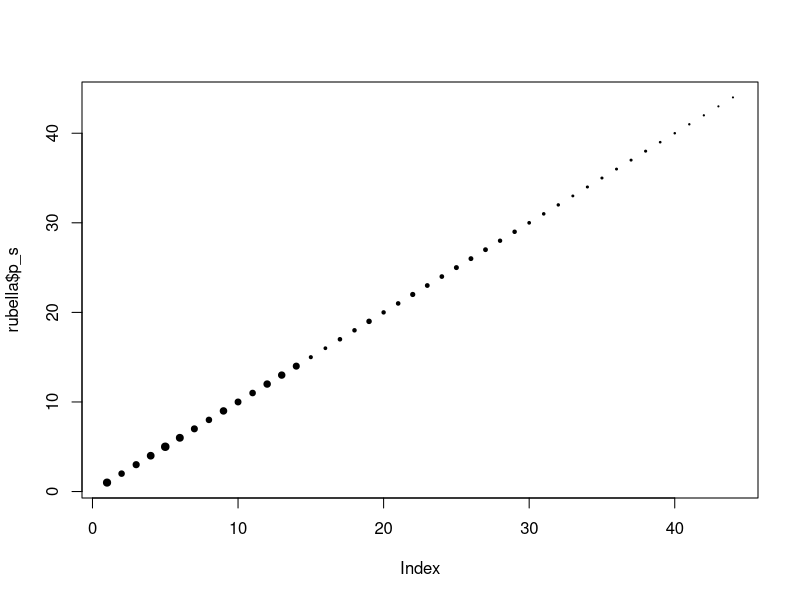
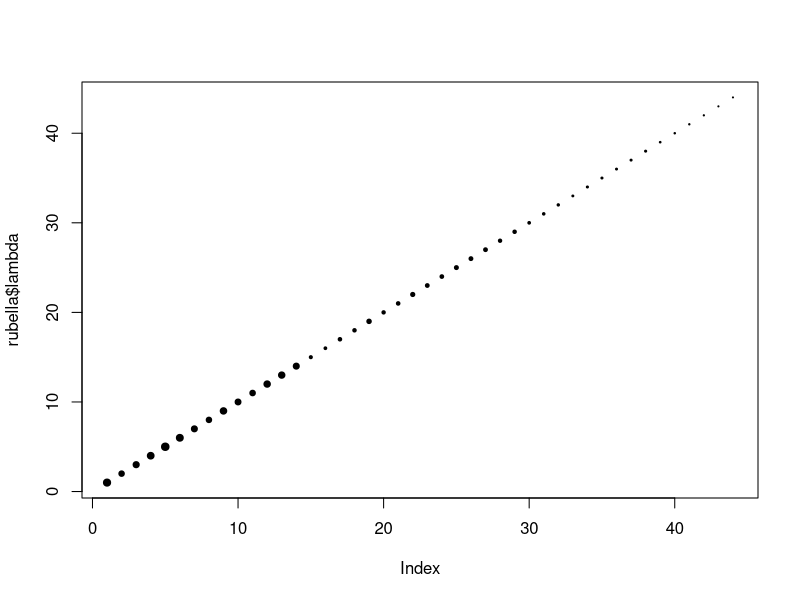
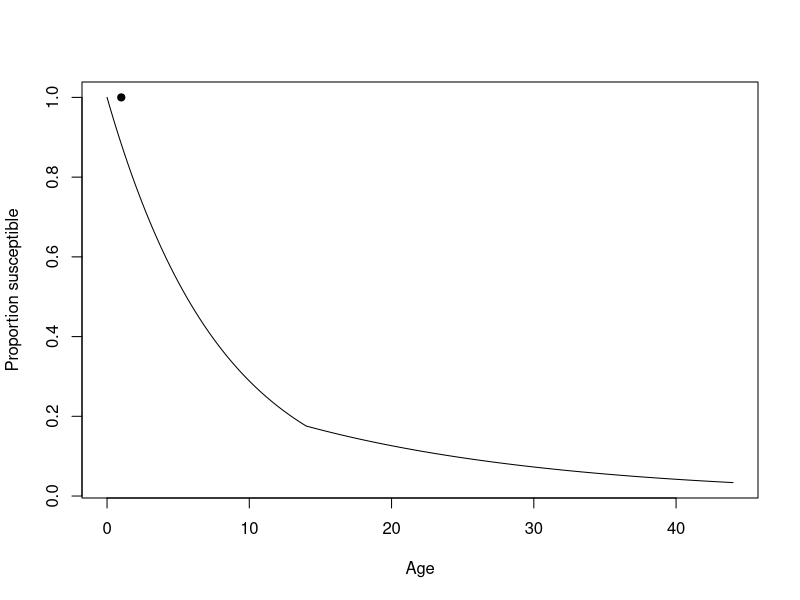
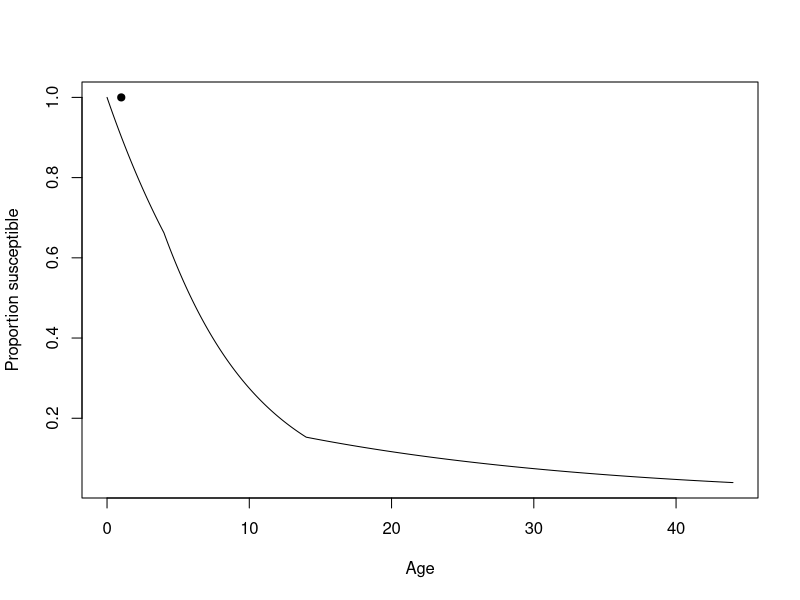
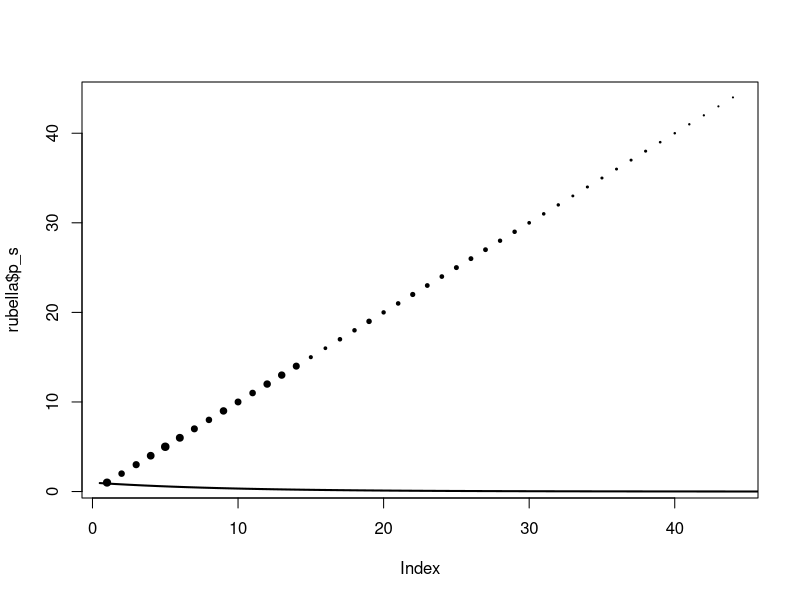

These charts were generated, in order, by the following R code: (Note: this script raises an error after producing the figures.)
## ---- chunk 1
if(!dir.exists("docs/Materials/Statistics/data")) dir.create("docs/Materials/Statistics/data", recursive = TRUE)
file.copy("Materials/Statistics/StatsLectureNotes.pdf", "docs/Materials/Statistics/StatsLectureNotes.pdf", overwrite = TRUE)
file.copy("Materials/Statistics/data/Rubella-UK.csv", "docs/Materials/Statistics/data/Rubella-UK.csv", overwrite = TRUE)
file.copy("Materials/Statistics/data/POLYMOD.csv", "docs/Materials/Statistics/data/POLYMOD.csv", overwrite = TRUE)
## ---- chunk 2
rubella <- read.csv("./Materials/Statistics/data/Rubella-UK.csv", header = TRUE) 
head(rubella)
## ---- chunk 3
## size is a vector to scale the size of points according to the 
## sample size within that age group 
size <- (rubella$Pos + rubella$Neg) / max(rubella$Pos + rubella$Neg) 

## now produce plots
plot(rubella$Age, rubella$p_s, pch = 19, cex = size^0.75)
## ---- chunk 4
plot(rubella$Age, rubella$lambda, pch = 19, cex = size^0.75)
## ---- chunk 5
## Calculate proportion of population that remains susceptible
## by age a for population with force of infection (foi)
##
## Arguments:
## a: vector of ages to calculate susceptible proportion
## lambda: vector of length equal to the maximum assumed age in the population
## with a specified force of infection for each annual cohort.  
piecewise_s <- function(a, lambda) {
    
    ## extract information on age-classes 
    max_age <- length(lambda)
    breaks <- 0:max_age
    widths <- rep(1, max_age)
    
    ## set up output vector
    s <- numeric(length(a))
    
    ## loop over age-classes
    for(i in 1:length(a)) {
    	if(a[i] == 0) {
    	    s[i] <- 1
    	} else {
    		## which age class does current value of a lie within
    		age_class <- max(which(a[i] > breaks))
    		sg <- 1
    		if(age_class > 1) {
    			## iterate over previous age groups calculate susceptibles
    			## at beginning of age group
    			for(j in 1:(age_class - 1)) {
    	  			sg <- sg * exp(-lambda[j] * widths[j])
    			}
    		}
    		## calculate susceptible proportion at age a within final
    		## age group
    		s[i] <- sg * exp(-lambda[age_class] * (a[i] - breaks[age_class]))
    	}
    }
    ## return vector of probabilities
    return(s)
}
## ---- chunk 6
## Calculate (Binomial) likelihood of observing given number of 
## positive/negative samples (provided in table sero_data) for each 
## age group and specified by a piecewise continuous force of 
## infection model defined by foi_key
## 
## Arguments:
## x: vector of unique force-of-infection values
## foi_key: pattern vector of length equal to the maximum assumed age
## in population (or data set) that specifies which unique value of x
## corresponds to each annual cohort in population.
## sero_data: data frame with columns
##     sero_data$Pos: positive samples
##     sero_data$Neg: negative samples

FOI_loglik <- function(x, foi_key, sero_data) {
    
    ## set up age classes
    breaks <- 0:length(foi_key)
    
    if(any(x <= 0)) {
        ## if any proposed lambdas are negative, then
        ## return zero likelihood (so log-likelihood = -Inf)
        return(-Inf)
    } else {
        ## extract relevant FOI for each age-cohort
        lambda <- x[foi_key]
        
        ## calculate log-likelihood
        loglik <- 0
        for(i in 1:nrow(sero_data)) {
            ## which age class does observation lie in 
            age_class <- max(which(sero_data$Age[i] > breaks))
            
            ## calculate proportion of susceptibles at given age class
            sg <- piecewise_s(breaks[age_class], lambda)
            
            ## log-likelihood contribution
            loglik <- loglik + dbinom(
                sero_data$Pos[i],
                sero_data$Pos[i] + sero_data$Neg[i],
                prob = 1 - sg * exp(-lambda[i] * (sero_data$Age[i] - breaks[age_class])), 
                log = TRUE
            )
        }
        ## return log-likelihood
        return(loglik)
    }
}
## ---- chunk 7
two_groups <- (1:max(rubella$Age) >= 15) + 1
two_groups
## ---- chunk 8
## calculate MLE
twogroup_mle <- optim(
    c(0.07, 0.07),                ## set initial values for lambda1 and lambda2
    FOI_loglik,                   ## log-likelihood function
    foi_key = two_groups,         ## foi_key 
    sero_data = rubella,          ## data
    control = list(fnscale = -1)  ## maximise (rather than minimise) function
)
twogroup_mle
## ---- chunk 9
ages <- seq(0, 44, by = 0.1) 
plot(
    ages, 
    piecewise_s(ages, twogroup_mle$par[two_groups]), 
    type = 'l',
    xlab = "Age",
    ylab = "Proportion susceptible"
)
points(rubella$Age, rubella$p_s, pch = 19, cex = size^0.75)
## ---- chunk 10
## set up FOI mappings
three_groups <- rep(NA, max(rubella$Age))
three_groups[1:max(rubella$Age) < 5] <- 1
three_groups[1:max(rubella$Age) >= 5 & 1:max(rubella$Age) < 15] <- 2
three_groups[1:max(rubella$Age) >= 15] <- 3

## fit model
threegroup_mle <- optim(
    c(0.07, 0.07, 0.07),
    FOI_loglik,
    foi_key = three_groups,
    sero_data = rubella,
    control = list(fnscale = -1)
)
threegroup_mle

## plot model fits
plot(
    ages, 
    piecewise_s(ages, threegroup_mle$par[three_groups]),
    type = 'l',
    xlab = "Age",
    ylab = "Proportion susceptible"
)
points(rubella$Age, rubella$p_s, pch = 19, cex = size^0.75)
## ---- chunk 11
## load library
library(MCMCpack) 

## fit model
twogroup_post <- MCMCmetrop1R(
    FOI_loglik,                     ## log-likelihood 
    theta.init = twogroup_mle$par,  ## initial values
    mcmc = 10000,                   ## number of iterations
    burnin = 500,                   ## burn-in
    tune = 1,                       ## proposal parameter
    verbose = 500,                  ## print progress every 500 it
    logfun = TRUE,                  ## return log-density
    foi_key = two_groups,           ## foi key
    sero_data = rubella             ## data
)
## ---- chunk 12
Psi <- function(lambda, age_widths, u, TI) {
    
    ## set up auxiliary vectors
    psi <- numeric(length(lambda))
    Psi <- numeric(length(lambda))
    
    ## calculate elements of psi-vector
    psi <- lambda * age_widths
    psi <- cumsum(psi)
    Psi[1] <- 1 - exp(-psi[1])
    for(a in 2:length(lambda)) {
        Psi[a] <- exp(-psi[a - 1]) - exp(-psi[a])
    }
    
    ## return psi-vector
    return((u / (1 / TI)) * Psi)
}
## ---- chunk 13
## function that returns a homogeneous mixing next 
## generation matrix with all elements equal to x
HomogeneousMatrix <- function(x) { 
    mat <- matrix(x, 86, 86) 
    return(mat)
}
## ---- chunk 14
## calculate force of infection for a given next generation matrix K
##
## annual age cohorts are assumed with maximum assumed age given by
## dimensions of K
##
## Arguments:
## K - Next Generation Matrix
NextGen_foi <- function(K) {
    ## set up age-class widths
    widths <- rep(1, nrow(K))
    ## number of age classes
    num_class <- nrow(K)
    ## piecewise FOI by age-class
    lambda <- numeric(num_class)
    ## susceptible fraction at END of age class
    s <- rev(sort(runif(num_class)))
    oldlambda <- lambda
    tolerance <- 1
    iterations <- 1
    while ((tolerance > 1e-10) & (iterations < 2000)) {
        oldlambda <- lambda
        for(i in 1:num_class) {
            lambda[i] <- (K[i, 1] * (1 - s[1]) + 
                sum(K[i, 2:num_class] * 
                (s[1:(num_class - 1)] - s[2:num_class])))
        }
        s[1] <- exp(-lambda[1] * widths[1])
        for(i in 2:(num_class)) {
            s[i] <- s[i - 1] * exp(-lambda[i] * widths[i])
        }
        tolerance <- sum((lambda - oldlambda)^2)
        iterations <- iterations + 1
    }
    return(lambda)
}
## ---- chunk 15
## calculate (Binomial) likelihood of observing given number of
## positive/negative samples 
## (provided in table sero_data) for each age group and specified 
## next generation matrix K = matrixfunction(x) 
## 
## Arguments:
## x: vector of unique force of infection values
## foi_key: pattern vector of length equal to the maximum assumed age
##    in population (or data set) that specifies which unique value of 
##    x corresponds to each annual cohort in population.
## sero_data: data frame with columns
## sero_data$Pos: positive samples
## sero_data$Neg: negative samples
NextGen_loglik <- function(x, matrixfunction, sero_data) {
    
    ## set up auxiiary vectors
    x <- exp(x)
    K <- matrixfunction(x)
    breaks <- 0:nrow(K)
    widths <- rep(1, nrow(K))
    
    if(any(x <= 0)) {
        ## if any rates < 0 then 
        ## return log-likelihood = -Inf
        return(-Inf)
    } else {
        ## calculate fois
        lambda <- NextGen_foi(K)
        
        ## calculate log-likelihoods
        loglik <- 0.0
        for(i in 1:nrow(sero_data)) {
            ## which age class does observation lie in 
            age_class <- max(which(sero_data$Age[i] > breaks))
            ## proportion of susceptibles at beginning of age class
            sg <- piecewise_s(breaks[age_class], lambda)
            loglik <- loglik + dbinom(
                sero_data$Pos[i],
                sero_data$Pos[i] + sero_data$Neg[i],
                prob = 1 - sg * exp(-lambda[age_class] * 
                    (sero_data$Age[i] - breaks[age_class])),
                log = TRUE
            )
        }
        ## return log-likelihood
        return(loglik)
    }
}
## ---- chunk 16
homogeneous_mle <- optimise(
    NextGen_loglik,                       ## function to optimise
    log(c(0.01, 1)),                      ## upper and lower bound
    matrixfunction = HomogeneousMatrix,   ## pass matrixfunction to NextGen_loglik
    sero_data = rubella,                  ## pass sero_data to NextGen_loglik
    maximum = TRUE                        ## maximise the function
)
homogeneous_mle
## ---- chunk 17
homogeneous_foi <- NextGen_foi(
    HomogeneousMatrix(exp(homogeneous_mle$maximum))
)
## ---- chunk 18
plot(rubella$Age, rubella$p_s, pch = 19, cex = size^0.75)
lines(
    seq(0.5, 75, 1), 
    piecewise_s(
        seq(0.5, 75, 1), 
        homogeneous_foi
    ),
    lwd = 2
)
## ---- chunk 19
## load (smoothed symmetrical) POLYMOD matrix 
POLYMOD <- as.matrix(read.csv("./Materials/Statistics/data/POLYMOD.csv", header = FALSE))
## ---- chunk 20
## generates a scaled POLYMODMatrix with transmission 
## parameter defined by x 
POLYMODMatrix <- function(x) { 
    return(x * POLYMOD)
}
## ---- chunk 21
max(Re(eigen(HomogeneousMatrix(exp(homogeneous_mle$maximum)))$values))   
max(Re(eigen(POLYMODMatrix(exp(POLYMOD_mle$maximum)))$values)) 
